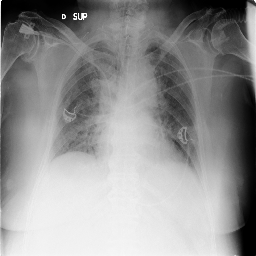
#> input picture 02/Task 1 Chest Xray/data/xray.png, 256 x 256 px
$ jupyter execute xray_enhancement.ipynb
#> lines starting #> are read from the running program, lines starting #| are printed output that depends on the picture; after the words box and inside, x2 and y2 are one past the last pixel; in counts of white or black regions, pixels touching at a corner belong together; long printed decimals are rounded
[cell 1]
import cv2
import numpy as np
import matplotlib.pyplot as plt
from pathlib import Path

[cell 2]
DATA_DIR = Path("data")
OUTPUT_DIR = Path("output")

OUTPUT_DIR.mkdir(parents=True,exist_ok=True)

IMAGE_PATH = DATA_DIR / "xray.png"

## Load and Display

[cell 3]
img = cv2.imread(IMAGE_PATH, cv2.IMREAD_GRAYSCALE)
#> img is the input picture: shape (256, 256); min 0, max 255, mean 146.4

if img is None:
    raise FileNotFoundError("Could not load image")

[cell 4]
print("Shape:", img.shape)
#| Shape: (256, 256)
print("Data type:", img.dtype)
#| Data type: uint8
print("Min:", img.min())
#| Min: 0
print("Max:", img.max())
#| Max: 255
print("Mean:", img.mean())
#| Mean: 146.404

[cell 5]
plt.figure(figsize=(6, 6))

plt.imshow(img, cmap="gray")

plt.title("Original Image")
plt.axis("off")

plt.show()

## Contrast Enhancement

[cell 6]
plt.figure(figsize=(8, 4))

plt.hist(img.ravel(), bins=256, range=[0, 256])

plt.title("Histogram")
plt.xlabel("Pixel Intensity")
plt.ylabel("Number of Pixels")

plt.show()
#> figure, not shown here; tallest bar 1237 high, from x = 239 to 240

[cell 7]
equalized = cv2.equalizeHist(img)
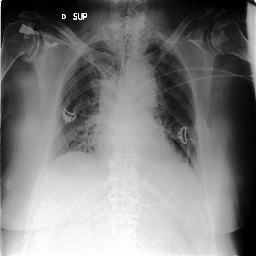
#> equalized: shape (256, 256); min 0, max 255, mean 126.2

plt.figure(figsize=(12, 5))

plt.subplot(1, 2, 1)
plt.imshow(img, cmap="gray")
plt.title("Original")
plt.axis("off")

plt.subplot(1, 2, 2)
plt.imshow(equalized, cmap="gray")
plt.title("Equalized")
plt.axis("off")

plt.show()

[cell 8]
plt.figure(figsize=(12, 4))

plt.subplot(1, 2, 1)
plt.hist(img.ravel(),256,(0, 256))
plt.title("Original Histogram")

plt.subplot(1, 2, 2)
plt.hist(equalized.ravel(),256,(0, 256))
plt.title("Equalized Histogram")

plt.show()
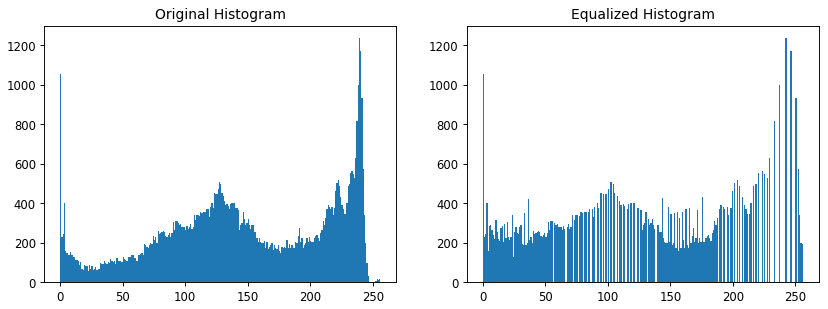
#> figure drawn by matplotlib, 2 panels; panel 1: tallest bar 1237 high, from x = 239 to 240; panel 2: tallest bar 1237 high, from x = 242 to 243

## color mapping

[cell 9]
heatmap = cv2.applyColorMap(equalized,cv2.COLORMAP_JET)
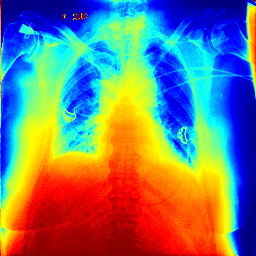
#> heatmap: shape (256, 256, 3); mean B, G, R 119.3, 125.2, 117.6

heatmap_rgb = cv2.cvtColor(heatmap, cv2.COLOR_BGR2RGB)

plt.figure(figsize=(6, 6))

plt.imshow(heatmap_rgb)
plt.title("Jet Heatmap")
plt.axis("off")

plt.show()

## Color Balance

[cell 10]
def gray_world_balance(image):
    img_float = image.astype(np.float32)

    b, g, r = cv2.split(img_float)
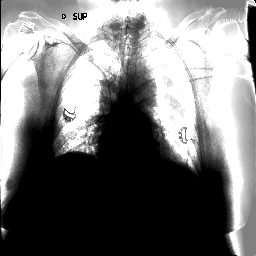
#> b: shape (256, 256) float32; min 0, max 255, mean 119.3
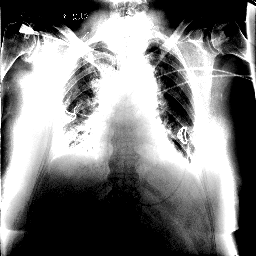
#> g: shape (256, 256) float32; min 0, max 255, mean 125.2
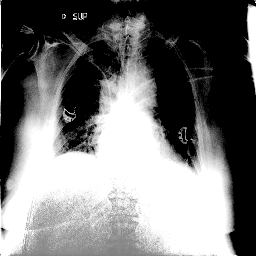
#> r: shape (256, 256) float32; min 0, max 255, mean 117.6

    mean_b = np.mean(b)
#> mean_b = 119.3
    mean_g = np.mean(g)
#> mean_g = 125.2
    mean_r = np.mean(r)
#> mean_r = 117.6

    gray_mean = (mean_b + mean_g + mean_r) / 3.0
#> gray_mean = 120.7

    b *= gray_mean / mean_b
    g *= gray_mean / mean_g
    r *= gray_mean / mean_r

    result = cv2.merge([b, g, r])

    return np.clip(result, 0,255).astype(np.uint8)

[cell 11]
balanced = gray_world_balance(heatmap)

balanced_rgb = cv2.cvtColor(balanced, cv2.COLOR_BGR2RGB)

[cell 12]
plt.figure(figsize=(12, 5))

plt.subplot(1, 2, 1)
plt.imshow(heatmap_rgb)
plt.title("Original Heatmap")
plt.axis("off")

plt.subplot(1, 2, 2)
plt.imshow(balanced_rgb)
plt.title("Color Balanced Heatmap")
plt.axis("off")

plt.show()

## Thresholding

[cell 13]
threshold_value = 200

_, binary_mask = cv2.threshold(equalized, threshold_value, 255, cv2.THRESH_BINARY)
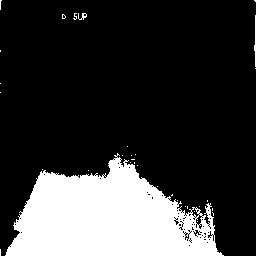
#> binary_mask: shape (256, 256); 21.5% white; 33 white regions (30 under 20 px), largest, box (x1, y1, x2, y2) and area: (5, 153, 224, 256) 13889, (254, 15, 256, 67) 58, (78, 13, 87, 20) 31

filtered = cv2.bitwise_and(equalized, equalized, mask=binary_mask)
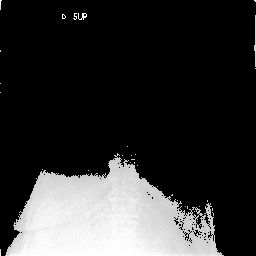
#> filtered: shape (256, 256); min 0, max 255, mean 49

[cell 14]
plt.figure(figsize=(12, 5))

plt.subplot(1, 2, 2)
plt.imshow(filtered, cmap="gray")
plt.title("High-Intensity Regions")
plt.axis("off")

plt.show()

## Log Function

[cell 15]
def log_transform(image):
    img_float = image.astype(np.float32)
#> img_float: shape (256, 256) float32

    c = 255 / np.log1p(np.max(img_float))
#> c = 45.99

    result = c * np.log1p(img_float)
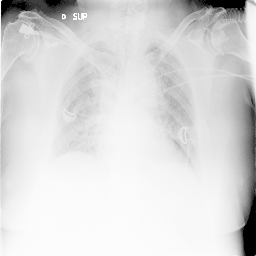
#> result: shape (256, 256) float32; min 0, max 255, mean 218.2

    return np.clip(result,0,255).astype(np.uint8)
#> returned value: shape (256, 256)

[cell 16]
log_image = log_transform(img)

Gamma Function

[cell 17]
def gamma_transform(image, gamma=0.6):
#> called with gamma = 0.6
    normalized = (image.astype(np.float32) / 255.0)

    corrected = np.power(normalized, gamma)
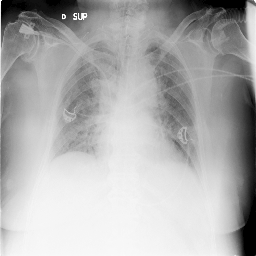
#> corrected: shape (256, 256) float32; min 0, max 1, mean 0.689

    corrected = corrected * 255

    return np.clip(corrected, 0, 255).astype(np.uint8)

[cell 18]
gamma_image = gamma_transform(img, gamma=0.6)

Compare Log vs Gamma

[cell 19]
plt.figure(figsize=(15, 5))

plt.subplot(1, 3, 1)
plt.imshow(img, cmap="gray")
plt.title("Original")
plt.axis("off")

plt.subplot(1, 3, 2)
plt.imshow(log_image, cmap="gray")
plt.title("Log Transformation")
plt.axis("off")

plt.subplot(1, 3, 3)
plt.imshow(gamma_image, cmap="gray")
plt.title("Gamma = 0.6")
plt.axis("off")

plt.show()

[cell 20]
plt.figure(figsize=(16, 12))

plt.subplot(2, 4, 1)
plt.imshow(img, cmap="gray")
plt.title("Original")
plt.axis("off")

plt.subplot(2, 4, 2)
plt.imshow(equalized, cmap="gray")
plt.title("Histogram Equalized")
plt.axis("off")

plt.subplot(2, 4, 3)
plt.imshow(heatmap_rgb)
plt.title("JET Heatmap")
plt.axis("off")

plt.subplot(2, 4, 4)
plt.imshow(balanced_rgb)
plt.title("Color Balanced")
plt.axis("off")

plt.subplot(2, 4, 5)
plt.imshow(binary_mask, cmap="gray")
plt.title("Threshold Mask")
plt.axis("off")

plt.subplot(2, 4, 6)
plt.imshow(filtered, cmap="gray")
plt.title("Filtered Regions")
plt.axis("off")

plt.subplot(2, 4, 7)
plt.imshow(log_image, cmap="gray")
plt.title("Log Transform")
plt.axis("off")

plt.subplot(2, 4, 8)
plt.imshow(gamma_image, cmap="gray")
plt.title("Gamma Transform")
plt.axis("off")

plt.tight_layout()
plt.show()

[cell 21]
cv2.imwrite(
    str(OUTPUT_DIR / "equalized.png"),
    equalized
)

cv2.imwrite(
    str(OUTPUT_DIR / "heatmap.png"),
    heatmap
)

cv2.imwrite(
    str(OUTPUT_DIR / "balanced_heatmap.png"),
    balanced
)

cv2.imwrite(
    str(OUTPUT_DIR / "threshold_mask.png"),
    binary_mask
)

cv2.imwrite(
    str(OUTPUT_DIR / "log_transform.png"),
    log_image
)

cv2.imwrite(
    str(OUTPUT_DIR / "gamma_transform.png"),
    gamma_image
)
#> Out = True
